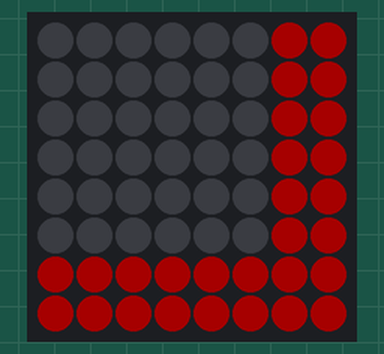
This sketch was run on a simulated Arduino Uno, built with avr-gcc and run on an emulated ATmega328P. On the bench: 8×8 RGB LED matrix (first LED top left, wired row by row). Dim RGB values are drawn brighter than linear.

Above: at 0.21 s.
At 0.76 s:
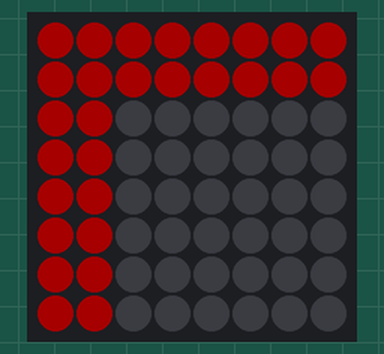

The sketch:

matrix.ino
```cpp
#include <Adafruit_GFX.h>
#include <Adafruit_NeoMatrix.h>
#include <Adafruit_NeoPixel.h>

#define WIDTH 8
#define HEIGHT 8
#define LEDPIN 3
Adafruit_NeoMatrix matrix = Adafruit_NeoMatrix(WIDTH, HEIGHT, LEDPIN,
  NEO_MATRIX_TOP     + NEO_MATRIX_RIGHT +
  NEO_MATRIX_COLUMNS + NEO_MATRIX_ZIGZAG,
  NEO_GRB            + NEO_KHZ800);

uint16_t red = matrix.Color(255, 0, 0);
uint16_t off = matrix.Color(0, 0, 0);


// uint16_t posX = 0;
// uint16_t posY = 0;
// uint16_t width = 2;
// uint16_t height = 8;

void setup() {
  matrix.begin();
  matrix.setBrightness(40);


}

void loop() {
  // matrix.fillScreen(0);

  blinkLeft(200, red, off);
  // displayLeft(red);

  blinkRight(200, red, off);
  // displayRight(red);
}


void displayRight(uint16_t currentColor){
  uint16_t posX = 0;
  uint16_t posY = 0;
  uint16_t width = 2;
  uint16_t height = 8;

  matrix.drawRect(posX, posY, width, height, currentColor);
  matrix.fillRect(posX, posY, width, height, currentColor);
  matrix.drawRect(posX, posY, height, width, currentColor);
  matrix.fillRect(posX, posY, height,  width, currentColor);

  matrix.show();
}

void displayLeft(uint16_t currentColor){
  uint16_t width = 2;
  uint16_t height = 8;

  matrix.drawRect(6, 0, width, height, currentColor);
  matrix.fillRect(6, 0, width, height, currentColor);
  matrix.drawRect(0, 6, height, width, currentColor);
  matrix.fillRect(0, 6, height, width, currentColor);

  matrix.show();
}

void blinkLeft(int speed, uint16_t colorA, uint16_t colorB){
  displayLeft(colorA);
  delay(speed);
  displayLeft(colorB);
  delay(speed);
}
void blinkRight(int speed, uint16_t colorA, uint16_t colorB){
  displayRight(colorA);
  delay(speed);
  displayRight(colorB);
  delay(speed);
}
```
